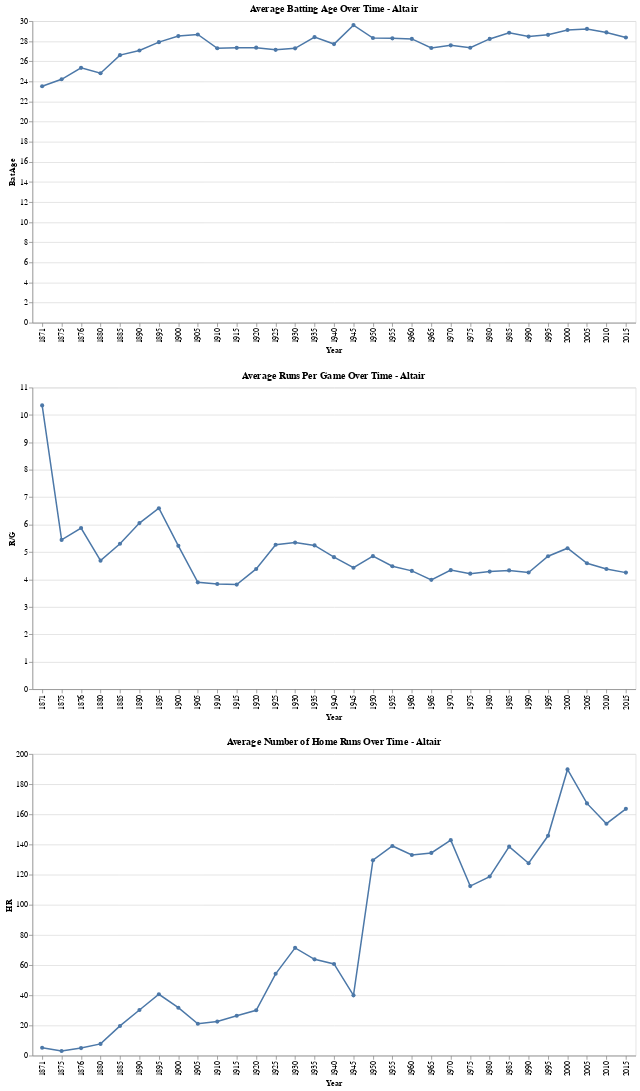

Notebook source saved alongside this figure:
### Code cell
import altair as alt

# Create an Altair chart for the average batting age over time
bat_age_chart = alt.Chart(grouped_by_year_df).mark_line(point=True).encode(
    x='Year:O',
    y='BatAge:Q',
    tooltip=['Year', 'BatAge']
).properties(
    title='Average Batting Age Over Time - Altair',
    width=800,
    height=400
).interactive()

# Create an Altair chart for the average runs per game over time
runs_per_game_chart = alt.Chart(grouped_by_year_df).mark_line(point=True).encode(
    x='Year:O',
    y='R/G:Q',
    tooltip=['Year', 'R/G']
).properties(
    title='Average Runs Per Game Over Time - Altair',
    width=800,
    height=400
).interactive()

# Create an Altair chart for the average number of home runs over time
home_runs_chart = alt.Chart(grouped_by_year_df).mark_line(point=True).encode(
    x='Year:O',
    y='HR:Q',
    tooltip=['Year', 'HR']
).properties(
    title='Average Number of Home Runs Over Time - Altair',
    width=800,
    height=400
).interactive()

# Display the charts
bat_age_chart & runs_per_game_chart & home_runs_chart

### Figure 1 — Vega-Lite specification as saved in the notebook (floating-point values rounded to 4 significant figures)
{"config": {"view": {"continuousWidth": 300, "continuousHeight": 300}}, "vconcat": [{"mark": {"type": "line", "point": true}, "encoding": {"tooltip": [{"field": "Year", "type": "quantitative"}, {"field": "BatAge", "type": "quantitative"}], "x": {"field": "Year", "type": "ordinal"}, "y": {"field": "BatAge", "type": "quantitative"}}, "height": 400, "name": "view_1", "title": "Average Batting Age Over Time - Altair", "width": 800}, {"mark": {"type": "line", "point": true}, "encoding": {"tooltip": [{"field": "Year", "type": "quantitative"}, {"field": "R/G", "type": "quantitative"}], "x": {"field": "Year", "type": "ordinal"}, "y": {"field": "R/G", "type": "quantitative"}}, "height": 400, "name": "view_2", "title": "Average Runs Per Game Over Time - Altair", "width": 800}, {"mark": {"type": "line", "point": true}, "encoding": {"tooltip": [{"field": "Year", "type": "quantitative"}, {"field": "HR", "type": "quantitative"}], "x": {"field": "Year", "type": "ordinal"}, "y": {"field": "HR", "type": "quantitative"}}, "height": 400, "name": "view_3", "title": "Average Number of Home Runs Over Time - Altair", "width": 800}], "data": {"name": "data-65429f1b04da0bbe22798313deca7586"}, "params": [{"name": "param_2", "select": {"type": "interval", "encodings": ["x", "y"]}, "bind": "scales", "views": ["view_1"]}, {"name": "param_3", "select": {"type": "interval", "encodings": ["x", "y"]}, "bind": "scales", "views": ["view_2"]}, {"name": "param_4", "select": {"type": "interval", "encodings": ["x", "y"]}, "bind": "scales", "views": ["view_3"]}], "$schema": "https://vega.github.io/schema/vega-lite/v5.20.1.json", "datasets": {"data-65429f1b04da0bbe22798313deca7586": [{"Year": 1871.0, "#Bat": 12.78, "BatAge": 23.52, "R/G": 10.35, "G": 28.22, "PA": 1246.0, "AB": 1202.0, "R": 295.4, "H": 344.6, "2B": 48.22, "3B": 26.56, "HR": 5.222, "RBI": 198.1, "SB": 49.0, "CS": 13.67, "BB": 43.67, "SO": 19.44, "BA": 0.2836, "OBP": 0.309, "OPS": 0.6882, "OPS+": 96.11, "TB": 461.6, "GDP": 8.222, "HBP": null, "SH": null, "SF": null, "IBB": null, "LOB": null, "missing_value_count": 6.0}, {"Year": 1875.0, "#Bat": 16.5, "BatAge": 24.21, "R/G": 5.444, "G": 53.07, "PA": 2083.0, "AB": 2064.0, "R": 325.7, "H": 524.0, "2B": 64.57, "3B": 21.0, "HR": 3.071, "RBI": 208.4, "SB": 48.36, "CS": 24.64, "BB": 19.14, "SO": 51.93, "BA": 0.2381, "OBP": 0.2451, "OPS": 0.534, "OPS+": 85.21, "TB": 639.8, "GDP": 10.93, "HBP": null, "SH": null, "SF": null, "IBB": null, "LOB": null, "missing_value_count": 6.0}, {"Year": 1876.0, "#Bat": 15.5, "BatAge": 25.35, "R/G": 5.876, "G": 65.0, "PA": 2557.0, "AB": 2515.0, "R": 383.2, "H": 667.2, "2B": 79.12, "3B": 22.62, "HR": 5.0, "RBI": 248.0, "SB": null, "CS": null, "BB": 42.0, "SO": 73.62, "BA": 0.2638, "OBP": 0.2752, "OPS": 0.5938, "OPS+": 96.88, "TB": 806.6, "GDP": null, "HBP": null, "SH": null, "SF": null, "IBB": null, "LOB": null, "missing_value_count": 8.0}, {"Year": 1880.0, "#Bat": 16.88, "BatAge": 24.81, "R/G": 4.688, "G": 85.0, "PA": 3130.0, "AB": 3038.0, "R": 398.9, "H": 743.2, "2B": 122.5, "3B": 41.0, "HR": 7.75, "RBI": 277.9, "SB": null, "CS": null, "BB": 92.5, "SO": 249.1, "BA": 0.2442, "OBP": 0.2667, "OPS": 0.5857, "OPS+": 96.88, "TB": 971.0, "GDP": null, "HBP": null, "SH": null, "SF": null, "IBB": null, "LOB": null, "missing_value_count": 8.0}, {"Year": 1885.0, "#Bat": 21.88, "BatAge": 26.62, "R/G": 5.303, "G": 111.2, "PA": 4175.0, "AB": 3930.0, "R": 590.7, "H": 962.2, "2B": 134.1, "3B": 63.25, "HR": 19.67, "RBI": 411.8, "SB": null, "CS": null, "BB": 217.3, "SO": 420.5, "BA": 0.2444, "OBP": 0.289, "OPS": 0.6143, "OPS+": 95.21, "TB": 1282.0, "GDP": null, "HBP": 41.62, "SH": null, "SF": null, "IBB": null, "LOB": null, "missing_value_count": 7.333}, {"Year": 1890.0, "#Bat": 22.69, "BatAge": 27.07, "R/G": 6.057, "G": 127.6, "PA": 5020.0, "AB": 4498.0, "R": 779.9, "H": 1176.0, "2B": 167.7, "3B": 76.29, "HR": 30.26, "RBI": 592.9, "SB": 273.4, "CS": null, "BB": 468.4, "SO": 430.0, "BA": 0.2596, "OBP": 0.3368, "OPS": 0.6862, "OPS+": 93.52, "TB": 1587.0, "GDP": null, "HBP": 53.79, "SH": null, "SF": null, "IBB": null, "LOB": null, "missing_value_count": 6.0}, {"Year": 1895.0, "#Bat": 25.42, "BatAge": 27.91, "R/G": 6.599, "G": 132.8, "PA": 5298.0, "AB": 4732.0, "R": 876.2, "H": 1402.0, "2B": 201.2, "3B": 83.08, "HR": 40.67, "RBI": 733.8, "SB": 241.2, "CS": null, "BB": 426.7, "SO": 301.8, "BA": 0.2962, "OBP": 0.3611, "OPS": 0.7607, "OPS+": 95.58, "TB": 1892.0, "GDP": null, "HBP": 55.67, "SH": 83.08, "SF": null, "IBB": null, "LOB": null, "missing_value_count": 5.0}, {"Year": 1900.0, "#Bat": 24.38, "BatAge": 28.51, "R/G": 5.228, "G": 142.0, "PA": 5436.0, "AB": 4892.0, "R": 741.5, "H": 1366.0, "2B": 179.0, "3B": 75.88, "HR": 31.75, "RBI": 615.5, "SB": 210.8, "CS": null, "BB": 379.2, "SO": 335.1, "BA": 0.2792, "OBP": 0.3391, "OPS": 0.7052, "OPS+": 94.12, "TB": 1792.0, "GDP": null, "HBP": 64.12, "SH": 100.8, "SF": null, "IBB": null, "LOB": null, "missing_value_count": 5.0}, {"Year": 1905.0, "#Bat": 25.25, "BatAge": 28.67, "R/G": 3.895, "G": 154.6, "PA": 5739.0, "AB": 5115.0, "R": 602.2, "H": 1269.0, "2B": 178.6, "3B": 70.0, "HR": 21.12, "RBI": 496.0, "SB": 184.1, "CS": null, "BB": 386.8, "SO": 595.2, "BA": 0.2481, "OBP": 0.3071, "OPS": 0.6297, "OPS+": 93.25, "TB": 1651.0, "GDP": null, "HBP": 51.12, "SH": 156.5, "SF": null, "IBB": null, "LOB": 1010.0, "missing_value_count": 4.0}, {"Year": 1910.0, "#Bat": 33.56, "BatAge": 27.3, "R/G": 3.836, "G": 156.1, "PA": 5825.0, "AB": 5097.0, "R": 598.6, "H": 1271.0, "2B": 175.9, "3B": 72.5, "HR": 22.56, "RBI": 491.1, "SB": 204.1, "CS": null, "BB": 463.7, "SO": 604.8, "BA": 0.2493, "OBP": 0.3177, "OPS": 0.6434, "OPS+": 94.06, "TB": 1659.0, "GDP": null, "HBP": 49.44, "SH": 188.8, "SF": null, "IBB": null, "LOB": 993.9, "missing_value_count": 4.0}, {"Year": 1915.0, "#Bat": 33.12, "BatAge": 27.34, "R/G": 3.814, "G": 155.3, "PA": 5771.0, "AB": 5071.0, "R": 592.2, "H": 1269.0, "2B": 188.8, "3B": 73.71, "HR": 26.46, "RBI": 499.2, "SB": 171.1, "CS": 127.9, "BB": 463.3, "SO": 584.2, "BA": 0.2503, "OBP": 0.318, "OPS": 0.6503, "OPS+": 94.33, "TB": 1685.0, "GDP": null, "HBP": 42.29, "SH": 185.0, "SF": null, "IBB": null, "LOB": 1009.0, "missing_value_count": 3.333}, {"Year": 1920.0, "#Bat": 29.54, "BatAge": 27.36, "R/G": 4.384, "G": 124.2, "PA": 4757.0, "AB": 4216.0, "R": 545.2, "H": 1150.0, "2B": 175.2, "3B": 60.83, "HR": 30.04, "RBI": 469.9, "SB": 92.5, "CS": 97.69, "BB": 349.0, "SO": 394.7, "BA": 0.268, "OBP": 0.3297, "OPS": 0.6854, "OPS+": 93.62, "TB": 1537.0, "GDP": null, "HBP": 30.04, "SH": 155.6, "SF": null, "IBB": null, "LOB": 1076.0, "missing_value_count": 3.667}, {"Year": 1925.0, "#Bat": 29.16, "BatAge": 27.14, "R/G": 5.269, "G": 109.4, "PA": 4216.0, "AB": 3775.0, "R": 573.0, "H": 1087.0, "2B": 182.0, "3B": 52.53, "HR": 54.25, "RBI": 520.6, "SB": 74.06, "CS": 68.94, "BB": 342.0, "SO": 324.0, "BA": 0.285, "OBP": 0.3457, "OPS": 0.7482, "OPS+": 93.16, "TB": 1537.0, "GDP": null, "HBP": 30.94, "SH": 159.7, "SF": null, "IBB": 17.06, "LOB": 1137.0, "missing_value_count": 4.5}, {"Year": 1930.0, "#Bat": 30.08, "BatAge": 27.29, "R/G": 5.346, "G": 121.7, "PA": 4727.0, "AB": 4229.0, "R": 668.4, "H": 1236.0, "2B": 221.6, "3B": 64.52, "HR": 71.44, "RBI": 618.2, "SB": 60.52, "CS": 50.25, "BB": 372.6, "SO": 495.9, "BA": 0.2858, "OBP": 0.3449, "OPS": 0.7574, "OPS+": 92.2, "TB": 1801.0, "GDP": null, "HBP": 17.28, "SH": 163.1, "SF": null, "IBB": 17.19, "LOB": 1126.0, "missing_value_count": 3.8}, {"Year": 1935.0, "#Bat": 29.25, "BatAge": 28.41, "R/G": 5.242, "G": 117.9, "PA": 4608.0, "AB": 4130.0, "R": 593.8, "H": 1156.0, "2B": 204.8, "3B": 49.08, "HR": 63.83, "RBI": 549.1, "SB": 48.71, "CS": 44.56, "BB": 376.8, "SO": 400.9, "BA": 0.2818, "OBP": 0.3452, "OPS": 0.7493, "OPS+": 94.12, "TB": 1651.0, "GDP": 113.8, "HBP": 19.0, "SH": 80.08, "SF": null, "IBB": 31.12, "LOB": 1159.0, "missing_value_count": 2.667}, {"Year": 1940.0, "#Bat": 30.93, "BatAge": 27.72, "R/G": 4.813, "G": 102.1, "PA": 3931.0, "AB": 3515.0, "R": 487.0, "H": 939.8, "2B": 163.4, "3B": 39.31, "HR": 60.76, "RBI": 446.0, "SB": 44.21, "CS": 43.53, "BB": 343.3, "SO": 388.0, "BA": 0.2637, "OBP": 0.3339, "OPS": 0.7089, "OPS+": 92.9, "TB": 1364.0, "GDP": 63.52, "HBP": 16.38, "SH": 54.55, "SF": 0.0, "IBB": 23.03, "LOB": 1137.0, "missing_value_count": 1.828}, {"Year": 1945.0, "#Bat": 32.96, "BatAge": 29.6, "R/G": 4.428, "G": 102.9, "PA": 3956.0, "AB": 3528.0, "R": 442.0, "H": 920.9, "2B": 143.6, "3B": 34.07, "HR": 39.96, "RBI": 402.9, "SB": 41.96, "CS": 38.39, "BB": 341.1, "SO": 358.9, "BA": 0.2599, "OBP": 0.3251, "OPS": 0.6773, "OPS+": 92.93, "TB": 1253.0, "GDP": 106.9, "HBP": 15.46, "SH": 69.46, "SF": null, "IBB": 28.43, "LOB": 1161.0, "missing_value_count": 2.214}, {"Year": 1950.0, "#Bat": 36.0, "BatAge": 28.32, "R/G": 4.851, "G": 154.8, "PA": 6031.0, "AB": 5301.0, "R": 750.8, "H": 1410.0, "2B": 232.1, "3B": 49.56, "HR": 129.6, "RBI": 704.3, "SB": 40.62, "CS": 32.75, "BB": 622.2, "SO": 597.1, "BA": 0.2657, "OBP": 0.3457, "OPS": 0.747, "OPS+": 93.19, "TB": 2130.0, "GDP": 139.1, "HBP": 27.25, "SH": 78.06, "SF": null, "IBB": 34.44, "LOB": 1160.0, "missing_value_count": 1.0}, {"Year": 1955.0, "#Bat": 40.94, "BatAge": 28.29, "R/G": 4.484, "G": 154.2, "PA": 5941.0, "AB": 5224.0, "R": 691.8, "H": 1351.0, "2B": 203.2, "3B": 43.75, "HR": 139.0, "RBI": 648.8, "SB": 43.38, "CS": 33.5, "BB": 565.2, "SO": 675.2, "BA": 0.2583, "OBP": 0.3317, "OPS": 0.7258, "OPS+": 93.75, "TB": 2058.0, "GDP": 121.2, "HBP": 31.62, "SH": 74.19, "SF": 43.62, "IBB": 45.12, "LOB": 1120.0, "missing_value_count": 0.0}, {"Year": 1960.0, "#Bat": 39.81, "BatAge": 28.23, "R/G": 4.314, "G": 154.5, "PA": 5926.0, "AB": 5251.0, "R": 666.5, "H": 1340.0, "2B": 215.1, "3B": 41.12, "HR": 133.0, "RBI": 623.0, "SB": 57.69, "CS": 34.19, "BB": 524.0, "SO": 800.9, "BA": 0.255, "OBP": 0.3238, "OPS": 0.7114, "OPS+": 93.56, "TB": 2036.0, "GDP": 119.6, "HBP": 30.5, "SH": 74.56, "SF": 43.25, "IBB": 45.56, "LOB": 1094.0, "missing_value_count": 0.0}, {"Year": 1965.0, "#Bat": 37.55, "BatAge": 27.33, "R/G": 3.988, "G": 162.3, "PA": 6139.0, "AB": 5487.0, "R": 647.3, "H": 1348.0, "2B": 209.9, "3B": 39.35, "HR": 134.4, "RBI": 600.5, "SB": 72.45, "CS": 39.2, "BB": 501.8, "SO": 964.1, "BA": 0.2455, "OBP": 0.3108, "OPS": 0.6823, "OPS+": 92.75, "TB": 2039.0, "GDP": 118.2, "HBP": 36.0, "SH": 74.4, "SF": 38.3, "IBB": 56.5, "LOB": 1113.0, "missing_value_count": 0.0}, {"Year": 1970.0, "#Bat": 38.29, "BatAge": 27.59, "R/G": 4.341, "G": 162.0, "PA": 6223.0, "AB": 5506.0, "R": 703.3, "H": 1398.0, "2B": 218.1, "3B": 38.62, "HR": 142.9, "RBI": 656.8, "SB": 79.5, "CS": 44.92, "BB": 572.0, "SO": 932.2, "BA": 0.2537, "OBP": 0.3255, "OPS": 0.7109, "OPS+": 93.08, "TB": 2122.0, "GDP": 126.0, "HBP": 34.38, "SH": 67.92, "SF": 41.25, "IBB": 61.0, "LOB": 1162.0, "missing_value_count": 0.0}, {"Year": 1975.0, "#Bat": 37.79, "BatAge": 27.35, "R/G": 4.213, "G": 161.2, "PA": 6193.0, "AB": 5478.0, "R": 679.0, "H": 1411.0, "2B": 226.8, "3B": 36.96, "HR": 112.4, "RBI": 631.4, "SB": 105.2, "CS": 57.04, "BB": 558.4, "SO": 803.3, "BA": 0.2574, "OBP": 0.3272, "OPS": 0.701, "OPS+": 96.67, "TB": 2049.0, "GDP": 125.6, "HBP": 31.71, "SH": 78.04, "SF": 45.29, "IBB": 55.75, "LOB": 1173.0, "missing_value_count": 0.0}, {"Year": 1980.0, "#Bat": 36.54, "BatAge": 28.23, "R/G": 4.288, "G": 161.9, "PA": 6200.0, "AB": 5545.0, "R": 694.3, "H": 1467.0, "2B": 244.0, "3B": 41.38, "HR": 118.7, "RBI": 651.1, "SB": 126.7, "CS": 61.92, "BB": 507.3, "SO": 777.4, "BA": 0.2645, "OBP": 0.3262, "OPS": 0.7136, "OPS+": 97.08, "TB": 2150.0, "GDP": 129.3, "HBP": 25.27, "SH": 72.42, "SF": 49.85, "IBB": 55.19, "LOB": 1137.0, "missing_value_count": 0.0}, {"Year": 1985.0, "#Bat": 38.38, "BatAge": 28.84, "R/G": 4.331, "G": 161.8, "PA": 6166.0, "AB": 5503.0, "R": 700.6, "H": 1415.0, "2B": 247.0, "3B": 37.12, "HR": 138.5, "RBI": 658.8, "SB": 119.1, "CS": 55.04, "BB": 532.2, "SO": 863.5, "BA": 0.2569, "OBP": 0.3232, "OPS": 0.714, "OPS+": 97.0, "TB": 2151.0, "GDP": 126.7, "HBP": 26.88, "SH": 59.58, "SF": 44.0, "IBB": 51.42, "LOB": 1120.0, "missing_value_count": 0.0}, {"Year": 1990.0, "#Bat": 42.88, "BatAge": 28.46, "R/G": 4.256, "G": 161.9, "PA": 6166.0, "AB": 5491.0, "R": 689.2, "H": 1416.0, "2B": 251.0, "3B": 33.27, "HR": 127.6, "RBI": 646.3, "SB": 126.5, "CS": 58.08, "BB": 532.8, "SO": 917.4, "BA": 0.2578, "OBP": 0.3246, "OPS": 0.7099, "OPS+": 97.04, "TB": 2116.0, "GDP": 118.3, "HBP": 33.12, "SH": 59.96, "SF": 48.5, "IBB": 53.23, "LOB": 1143.0, "missing_value_count": 0.0}, {"Year": 1995.0, "#Bat": 44.75, "BatAge": 28.64, "R/G": 4.847, "G": 144.1, "PA": 5597.0, "AB": 4949.0, "R": 698.4, "H": 1321.0, "2B": 248.5, "3B": 29.43, "HR": 145.8, "RBI": 658.4, "SB": 104.8, "CS": 44.89, "BB": 508.6, "SO": 908.0, "BA": 0.2668, "OBP": 0.3377, "OPS": 0.7548, "OPS+": 97.21, "TB": 2065.0, "GDP": 112.3, "HBP": 43.54, "SH": 53.14, "SF": 41.89, "IBB": 39.46, "LOB": 1038.0, "missing_value_count": 0.0}, {"Year": 2000.0, "#Bat": 46.03, "BatAge": 29.11, "R/G": 5.141, "G": 161.9, "PA": 6342.0, "AB": 5576.0, "R": 832.4, "H": 1508.0, "2B": 296.7, "3B": 31.73, "HR": 189.8, "RBI": 791.2, "SB": 97.47, "CS": 44.1, "BB": 607.9, "SO": 1045.0, "BA": 0.2703, "OBP": 0.3449, "OPS": 0.7819, "OPS+": 96.7, "TB": 2438.0, "GDP": 129.7, "HBP": 52.43, "SH": 54.27, "SF": 50.47, "IBB": 40.33, "LOB": 1185.0, "missing_value_count": 0.0}, {"Year": 2005.0, "#Bat": 44.3, "BatAge": 29.23, "R/G": 4.592, "G": 162.1, "PA": 6210.0, "AB": 5544.0, "R": 744.2, "H": 1466.0, "2B": 295.4, "3B": 29.6, "HR": 167.2, "RBI": 708.3, "SB": 85.5, "CS": 35.63, "BB": 506.9, "SO": 1021.0, "BA": 0.2644, "OBP": 0.3301, "OPS": 0.749, "OPS+": 96.83, "TB": 2323.0, "GDP": 130.3, "HBP": 59.9, "SH": 54.0, "SF": 43.83, "IBB": 40.53, "LOB": 1142.0, "missing_value_count": 0.0}, {"Year": 2010.0, "#Bat": 45.2, "BatAge": 28.88, "R/G": 4.384, "G": 162.0, "PA": 6185.0, "AB": 5512.0, "R": 710.3, "H": 1418.0, "2B": 282.9, "3B": 28.87, "HR": 153.8, "RBI": 676.3, "SB": 98.63, "CS": 37.63, "BB": 525.9, "SO": 1144.0, "BA": 0.2573, "OBP": 0.3253, "OPS": 0.7278, "OPS+": 96.53, "TB": 2220.0, "GDP": 124.0, "HBP": 51.63, "SH": 51.47, "SF": 43.37, "IBB": 40.53, "LOB": 1144.0, "missing_value_count": 0.0}, {"Year": 2015.0, "#Bat": 49.5, "BatAge": 28.37, "R/G": 4.25, "G": 161.9, "PA": 6121.0, "AB": 5516.0, "R": 688.2, "H": 1404.0, "2B": 274.7, "3B": 31.3, "HR": 163.6, "RBI": 655.0, "SB": 83.5, "CS": 35.47, "BB": 469.1, "SO": 1248.0, "BA": 0.2544, "OBP": 0.3167, "OPS": 0.7213, "OPS+": 96.93, "TB": 2232.0, "GDP": 124.6, "HBP": 53.4, "SH": 40.0, "SF": 41.07, "IBB": 31.7, "LOB": 1092.0, "missing_value_count": 0.0}]}}
